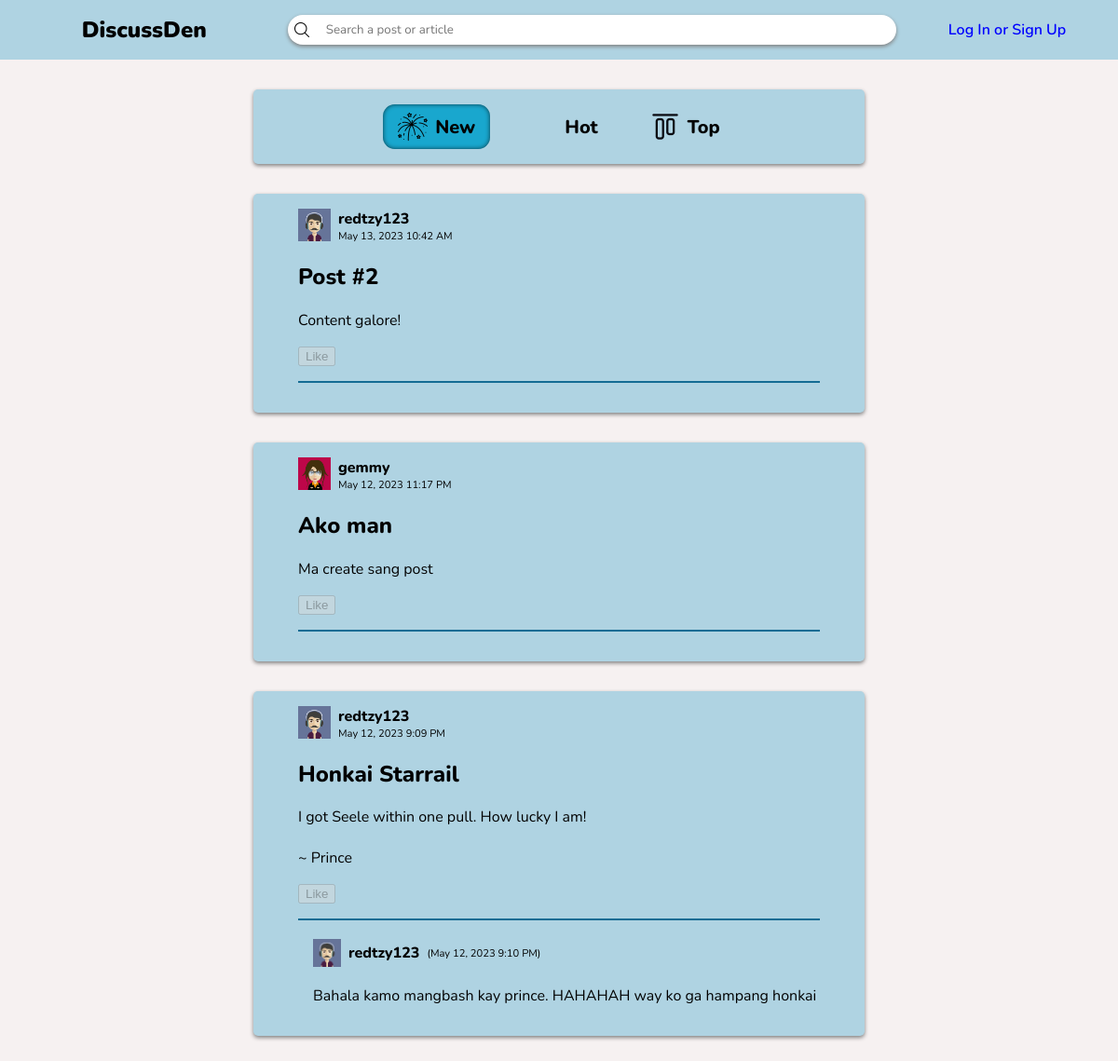
The app's page /home.php with its own data.
### tables this page shows
CREATE TABLE posts (id INTEGER PRIMARY KEY AUTOINCREMENT NOT NULL UNIQUE, user_id INTEGER REFERENCES users (user_id) NOT NULL, title TEXT NOT NULL, content TEXT NOT NULL, date, likes);

CREATE TABLE users (user_id INTEGER PRIMARY KEY AUTOINCREMENT, username TEXT UNIQUE NOT NULL, password TEXT NOT NULL, recent_searches, description TEXT DEFAULT "The user does not have a description" NOT NULL, profile_src TEXT DEFAULT black NOT NULL ON CONFLICT REPLACE);

CREATE TABLE comments (comment_id INTEGER PRIMARY KEY AUTOINCREMENT UNIQUE NOT NULL, post_id INTEGER REFERENCES posts (id) ON DELETE NO ACTION NOT NULL, name TEXT, content TEXT NOT NULL, date);

### home.php (the view, shortened to what this page needs)
<!DOCTYPE html>
<html lang="en">
<head>
    <link rel="stylesheet" href="header.css">
    <link rel="stylesheet" href="post-boxes.css">
</head>
<body>
    <?php include_once "header.php" ?>
    <div id="input-section">
        <div class="post-tab" id="sort-by">
            <div class="group <?php if(empty($_SESSION['sortMethod']) || $_SESSION['sortMethod'] == 'new') echo 'active'?>" id="sort-by-new" tabindex=0>
                <img src="img/new.png" alt="" class="icon" />
                <span>New</span>
            </div>
            <div class="group <?php if(isset($_SESSION['sortMethod']) && $_SESSION['sortMethod'] == 'hot') echo 'active'?>" id="sort-by-hot" tabindex=0>
                <span>Hot</span>
            </div>
            <div class="group <?php if(isset($_SESSION['sortMethod']) && $_SESSION['sortMethod'] == 'top') echo 'active'?>" id="sort-by-top" tabindex=0>
                <img src="img/top.png" alt="" class="icon" />
                <span>Top</span>
            </div>
        </div>
    </div>
    <section class="post-section">
    <?php
        $stmt = $db -> prepare('SELECT * FROM posts');
        $stmt -> execute();
        $posts = $stmt -> fetchAll(PDO::FETCH_ASSOC);
        if (isset($_SESSION['sortMethod']))
        {
            if ($_SESSION['sortMethod'] == 'hot') {
                usort($posts, function($a, $b) {
                    $date = new DateTime("now", new DateTimeZone("Asia/Manila"));
                    $date -> modify('-2 days');
                    if (DateTime::createFromFormat('F j, Y g:i A', $a['date']) >= $date && DateTime::createFromFormat('F j, Y g:i A', $b['date']) >= $date) {
                        if (count(json_decode($b['likes'])) == count(json_decode($a['likes'])))
                            return strtotime($b['date']) - strtotime($a['date']);
                        return count(json_decode($b['likes'])) - count(json_decode($a['likes']));
                    }
                    return strtotime($b['date']) - strtotime($a['date']);
                });
            }
            else if ($_SESSION['sortMethod'] == 'top') {
                usort($posts, function($a, $b) {
                    if (count(json_decode($b['likes'])) == count(json_decode($a['likes'])))
                        return strtotime($b['date']) - strtotime($a['date']);
                    return count(json_decode($b['likes'])) - count(json_decode($a['likes']));
                });
            }
            else {
                usort($posts, function($a, $b) {
                    return strtotime($b['date']) - strtotime($a['date']);
                });
            }
        } else {
            usort($posts, function($a, $b) {
                return strtotime($b['date']) - strtotime($a['date']);
            });
        }
        foreach ($posts as $post) {
            $stmt = $db -> prepare('SELECT * FROM users WHERE user_id = :userID');
            $stmt -> bindParam(':userID', $post['user_id'], PDO::PARAM_INT);
            $stmt -> execute();
            $post_user = $stmt -> fetch(PDO::FETCH_ASSOC);
            echo    '<div class="post-container">
                        <div class="post-user">
                            <svg width=35 height=35>
                                <image href="' . $post_user['profile_src'] . '" x=0 y=0 width=35 height=35 clip-path="url(#avatar-clip)" />
                            </svg>
                            <a href="';
                            if (isset($_SESSION['username']) && $_SESSION['username'] === $post_user['username']) echo 'profile.php';
                            else echo 'profile-visit.php?user_id=' . $post['user_id'];
                            echo '"><h4 class="username">' . $post_user['username'] . '</h4></a>
                            <p>' . $post['date'] . '</p>
                        </div>
                        <div class="post-content">
                            <h2>' . $post['title'] . '</h2>
                            <p>' . $post['content'] . '</p>';
            if (isset($_SESSION['username'])) {
                echo '<button class="like" data-id="' . $post['id'] . '">';
                if (($likes = json_decode($post['likes'])) !== NULL) {
                    echo '<p class="likes">' . count(json_decode($post['likes'])) . '</p>';
                }
                    echo '<img class="like-state" ';
                        if(!((array_search($_SESSION['username'], json_decode($post['likes']))) === false)) {
                            echo 'src="img/upvote-filled.png"';
                        } else {
                            echo 'src="img/upvote-nofill.png"';
                        }
                    echo '/>
                </button>';
            } else {
                echo '<button disabled>Like</button>';
            }
            echo '</div><hr>';
            $stmt = $db -> prepare('SELECT * FROM comments WHERE post_id = :post_id');
            $stmt -> bindParam(':post_id', $post['id'], PDO::PARAM_INT);
            $stmt -> execute();
            $comments = $stmt -> fetchAll(PDO::FETCH_ASSOC);
            foreach ($comments as $comment) {
                $stmt = $db -> prepare('SELECT * FROM users WHERE username = :user');
                $stmt -> bindParam(':user', $comment['name'], PDO::PARAM_STR);
                $stmt -> execute();
                $comment_user = $stmt -> fetch(PDO::FETCH_ASSOC);
                $user_id = $comment_user['user_id'];
                echo    '<div class="comment-container">
                            <div>
                                <svg width=30 height=30>
                                    <image href="' . $comment_user['profile_src'] . '" width=100% height=100% clip-path="url(#avatar-clip)" />
                                </svg>
                                <a href="';
                                if (isset($_SESSION['username']) && $_SESSION['username'] === $comment['name']) echo 'profile.php';
                                else echo 'profile-visit.php?user_id=' . $user_id;
                                echo '"><h4 class="username">' . $comment['name'] . '</h4></a>
                                <p>(' . $comment['date'] . ')</p>
                            </div>
                            <p>' . $comment['content'] . '</p>
                        </div>';
            }
            echo '
                    <form class="comment-box">
                        <input type="hidden" name="post_id" value="' . $post['id'] . '">
                ';
            echo '</form></div>';
        }
    ?>
    </section>
</body>
</html>

### header.php (shortened to what this page needs)
<header>
    <h2>DiscussDen</h2>
    <form action="search-results.php" method="get" id="searchbar">
        <img src="img/search.png" alt="" class="icon">
        <input name="search" type="search" placeholder="Search a post or article" autocomplete="off" tabindex=0
        <?php if ($_SERVER['PHP_SELF'] == '/CCS222-Project/search-results.php' && isset($_GET['search'])) echo 'value="' . $_GET['search'] . '"' ?>
        >
    </form>
    <?php if(isset($_SESSION['username'])) {
        echo '
        <div id="user-btn" tabindex=0>
            <svg width=40 height=40>
                <defs>
                    <clipPath id="avatar-clip" clipPathUnits="objectBoundingBox" >
                        <circle cx=0.5 cy=0.5 r=0.5 />
                    </clipPath>
                </defs>
                <image href="' . $user_profile . '" width=100% height=100% clip-path="url(#avatar-clip)" />
            </svg>
            <p class="username">' . $_SESSION['username'] . '</p>
            <div id="username-options">';
            if ($_SERVER['PHP_SELF'] == '/CCS222-Project/profile.php') {
                echo '<button onclick="window.location.href=\'home.php\'"><img src="img/home.png" class="icon">Back to Home</button>';
            }
            else if ($_SERVER['PHP_SELF'] == '/CCS222-Project/profile-visit.php' || $_SERVER['PHP_SELF'] == '/CCS222-Project/search-results.php') {
                echo '<button onclick="window.location.href=\'profile.php\'"><img src="img/profile.png" class="icon">View Profile</button>';
                echo '<button onclick="window.location.href=\'home.php\'"><img src="img/home.png" class="icon">Back to Home</button>';
            }
            else {
                echo '<button onclick="window.location.href=\'profile.php\'"><img src="img/profile.png" class="icon">View Profile</button>';
            }
            echo '<button id="logout-btn"><img src="img/logout.png" class="icon">Log Out</button>
            </div>
        </div>
        ';
echo '
</header>
<div id="backdrop"></div>
<div id="mobile-sidebar">
    <div id="user-btn-expanded" tabindex=0>
        <svg width=40 height=40>
            <defs>
                <clipPath id="avatar-clip" clipPathUnits="objectBoundingBox" >
                    <circle cx=0.5 cy=0.5 r=0.5 />
                </clipPath>
            </defs>
            <image href="' . $user_profile . '" width=100% height=100% clip-path="url(#avatar-clip)" />
        </svg>
        <p class="username">' . $_SESSION['username'] . '</p>
    </div>';
    if ($_SERVER['PHP_SELF'] == '/CCS222-Project/profile.php') {
        echo '
        <a class="option">Change Name</a>
        <a class="option">Change Description</a>
        <a class="option">Clear Recent Searches</a>
        <a class="option" href="home.php">Back to Home</a>';
    } else if ($_SERVER['PHP_SELF'] == '/CCS222-Project/profile-visit.php' || $_SERVER['PHP_SELF'] == '/CCS222-Project/search-results.php') {
        echo '<a class="option" href="profile.php">Go to Profile</a>';
        echo '<a class="option" href="home.php">Back to Home</a>';
    }
    else echo '<a class="option" href="profile.php">Go to Profile</a>';
    echo '<a class="option" id="log-out-option">Log Out</a>
</div>';
} else {
    echo '<a href="login.php" tabindex=3>Log In or Sign Up</a>
    </header>
';}
?>

### header.css (style rules this page uses)
body { background-color: var(--color-4); margin: 0; overflow-y: overlay; }
header { position: fixed; inset: 0 0 auto; height: 4rem; background-color: var(--color-3); display: flex; justify-content: space-evenly; align-items: center; z-index: 1; }
header > h2, header p { user-select: none; }
header > h2 { font-family: var(--font); font-weight: 900; margin-inline: 2rem; cursor: pointer; }
img.icon { width: 1rem; }
#searchbar { display: flex; align-items: center; background-color: white; border-radius: 2rem; box-shadow: 0 2px 4px 0 gray; padding: 0.4rem; width: 40rem; position: relative; isolation: isolate; }
#searchbar > input { background: none; border: none; outline: none; width: 100%; margin-left: 1rem; font-family: var(--font); }
a[href="login.php"] { font-family: var(--font); font-weight: 600; color: blue; text-decoration: none; }

### post-boxes.css (style rules this page uses)
#input-section { margin-top: 6rem; }
.post-tab { width: calc(100% - 36rem); background-color: var(--color-3); display: flex; justify-content: center; justify-items: center; align-items: center; margin: 2rem auto 0; padding: 1rem; border-radius: 0.3rem; box-shadow: 0 2px 4px 0 gray; font-family: var(--font); }
.post-tab img { width: 2rem; }
.group { margin-inline: 0.75rem; font-weight: 800; font-size: 20px; border-radius: 0.8rem; transition: 50ms; padding: 8px 16px; display: flex; column-gap: 0.5rem; justify-content: space-around; align-items: center; cursor: pointer; }
.group.active { background-color: var(--color-2); box-shadow: 0 0 5px inset #000a; }
.post-section { width: calc(100% - 30rem); display: flex; flex-direction: column; margin-inline: auto; margin-bottom: 2rem; }
.post-container { background-color: var(--color-3); display: flex; flex-direction: column; position: relative; margin: 2rem 2rem 0; padding: 1rem 3rem; border-radius: 0.3rem; box-shadow: 0 2px 4px 0 gray; font-family: var(--font); overflow-x: hidden; }
h4.username { margin: 0; margin-inline: 0.5rem; }
.post-container hr { border: none; width: 100%; height: 2px; background-color: var(--color-1); margin-block: 1rem; }
.post-user { display: grid; grid-template-rows: auto auto; grid-template-columns: auto auto; width: fit-content; }
.post-user * { grid-column: 2; margin: 0; }
.post-user svg { grid-column: 1; grid-row: 1 / span 2; }
.post-user p { font-size: 0.7rem; margin-left: 0.5rem; }
.post-user a, .comment-container a { text-decoration: none; color: unset; }
.comment-container { margin-left: 1rem; }
.comment-container > div { display: flex; align-items: center; }
.comment-container > div > p { font-size: 0.7rem; }

### main-vars.css (style rules this page uses)
html { color-scheme: light dark; --font: "Nunito", system-ui; }
@media (prefers-color-scheme:light) { html { --color-1: #146C94; --color-2: #19A7CE; --color-3: #AFD3E2; --color-4: #F6F1F1; } }

### records on screen
posts: user.username "redtzy123", date "May 13, 2023 10:42 AM", title "Post #2", content "Content galore!"
posts: user.username "gemmy", date "May 12, 2023 11:17 PM", title "Ako man", content "Ma create sang post"
posts: user.username "redtzy123", date "May 12, 2023 9:09 PM", title "Honkai Starrail", content "I got Seele within one pull. How lucky I am! ~ Prince"
comments: name "redtzy123", date "May 12, 2023 9:10 PM", content "Bahala kamo mangbash kay prince. HAHAHAH way ko ga hampang honkai"
